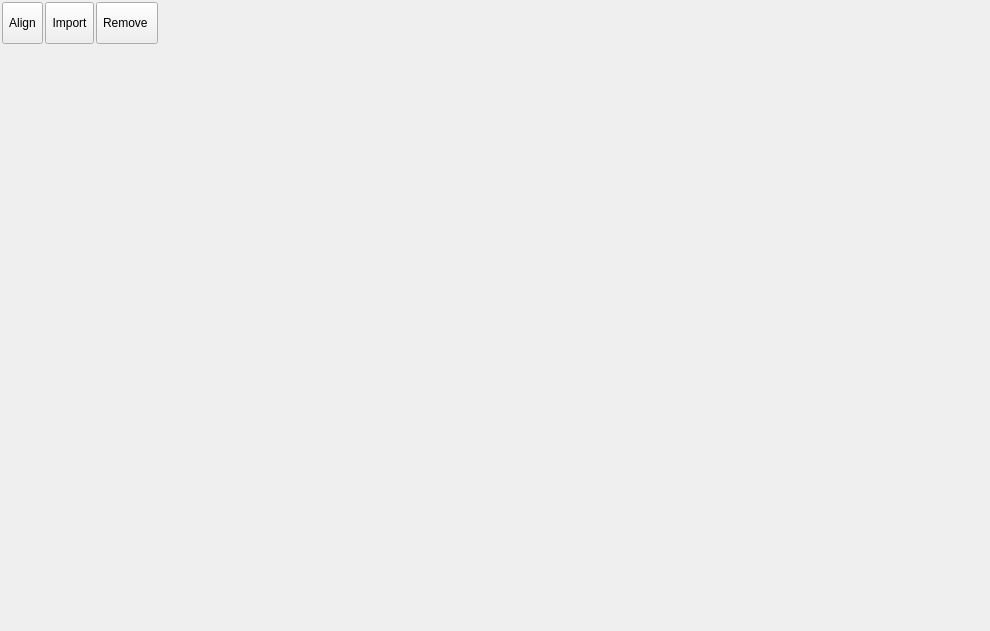
<?xml version="1.0" encoding="UTF-8"?>
<ui version="4.0">
 <class>workspace_widget</class>
 <widget class="QWidget" name="workspace_widget">
  <property name="geometry">
   <rect>
    <x>0</x>
    <y>0</y>
    <width>990</width>
    <height>631</height>
   </rect>
  </property>
  <property name="windowTitle">
   <string>DESY Image Registration</string>
  </property>
  <widget class="QFrame" name="gb_list">
   <property name="geometry">
    <rect>
     <x>2</x>
     <y>2</y>
     <width>302</width>
     <height>42</height>
    </rect>
   </property>
   <property name="sizePolicy">
    <sizepolicy hsizetype="Preferred" vsizetype="Minimum">
     <horstretch>0</horstretch>
     <verstretch>0</verstretch>
    </sizepolicy>
   </property>
   <property name="minimumSize">
    <size>
     <width>0</width>
     <height>0</height>
    </size>
   </property>
   <property name="maximumSize">
    <size>
     <width>16777215</width>
     <height>160</height>
    </size>
   </property>
   <layout class="QGridLayout" name="gridLayout_2">
    <property name="leftMargin">
     <number>0</number>
    </property>
    <property name="topMargin">
     <number>0</number>
    </property>
    <property name="rightMargin">
     <number>0</number>
    </property>
    <property name="bottomMargin">
     <number>0</number>
    </property>
    <property name="spacing">
     <number>2</number>
    </property>
    <item row="0" column="5">
     <spacer name="horizontalSpacer">
      <property name="orientation">
       <enum>Qt::Horizontal</enum>
      </property>
      <property name="sizeHint" stdset="0">
       <size>
        <width>40</width>
        <height>20</height>
       </size>
      </property>
     </spacer>
    </item>
    <item row="0" column="4">
     <widget class="QToolButton" name="bt_removeMenu">
      <property name="sizePolicy">
       <sizepolicy hsizetype="Preferred" vsizetype="Preferred">
        <horstretch>0</horstretch>
        <verstretch>0</verstretch>
       </sizepolicy>
      </property>
      <property name="minimumSize">
       <size>
        <width>0</width>
        <height>0</height>
       </size>
      </property>
      <property name="maximumSize">
       <size>
        <width>123890</width>
        <height>123890</height>
       </size>
      </property>
      <property name="text">
       <string>Remove </string>
      </property>
      <property name="icon">
       <iconset resource="resources_icon_library.qrc">
        <normaloff>:/FileSystem/icons/FileSystem/close_file_128x128.png</normaloff>:/FileSystem/icons/FileSystem/close_file_128x128.png</iconset>
      </property>
      <property name="iconSize">
       <size>
        <width>36</width>
        <height>36</height>
       </size>
      </property>
      <property name="popupMode">
       <enum>QToolButton::InstantPopup</enum>
      </property>
      <property name="toolButtonStyle">
       <enum>Qt::ToolButtonTextBesideIcon</enum>
      </property>
     </widget>
    </item>
    <item row="0" column="2">
     <widget class="QToolButton" name="bt_imageMenu">
      <property name="sizePolicy">
       <sizepolicy hsizetype="Preferred" vsizetype="Preferred">
        <horstretch>0</horstretch>
        <verstretch>0</verstretch>
       </sizepolicy>
      </property>
      <property name="minimumSize">
       <size>
        <width>0</width>
        <height>0</height>
       </size>
      </property>
      <property name="maximumSize">
       <size>
        <width>123890</width>
        <height>123890</height>
       </size>
      </property>
      <property name="text">
       <string>Import</string>
      </property>
      <property name="icon">
       <iconset resource="resources_icon_library.qrc">
        <normaloff>:/FileSystem/icons/FileSystem/new_file_128x128.png</normaloff>:/FileSystem/icons/FileSystem/new_file_128x128.png</iconset>
      </property>
      <property name="iconSize">
       <size>
        <width>36</width>
        <height>36</height>
       </size>
      </property>
      <property name="popupMode">
       <enum>QToolButton::InstantPopup</enum>
      </property>
      <property name="toolButtonStyle">
       <enum>Qt::ToolButtonTextBesideIcon</enum>
      </property>
      <property name="autoRaise">
       <bool>false</bool>
      </property>
     </widget>
    </item>
    <item row="0" column="1">
     <widget class="QToolButton" name="bt_alignMenu">
      <property name="sizePolicy">
       <sizepolicy hsizetype="Preferred" vsizetype="Preferred">
        <horstretch>0</horstretch>
        <verstretch>0</verstretch>
       </sizepolicy>
      </property>
      <property name="minimumSize">
       <size>
        <width>0</width>
        <height>0</height>
       </size>
      </property>
      <property name="maximumSize">
       <size>
        <width>123890</width>
        <height>123890</height>
       </size>
      </property>
      <property name="text">
       <string>Align</string>
      </property>
      <property name="icon">
       <iconset resource="resources_icon_library.qrc">
        <normaloff>:/Viewing/icons/Viewing/coordinates_128x128.png</normaloff>:/Viewing/icons/Viewing/coordinates_128x128.png</iconset>
      </property>
      <property name="iconSize">
       <size>
        <width>36</width>
        <height>36</height>
       </size>
      </property>
      <property name="popupMode">
       <enum>QToolButton::InstantPopup</enum>
      </property>
      <property name="toolButtonStyle">
       <enum>Qt::ToolButtonTextBesideIcon</enum>
      </property>
     </widget>
    </item>
   </layout>
  </widget>
  <widget class="QWidget" name="">
   <layout class="QGridLayout" name="graphics_layout">
    <property name="spacing">
     <number>2</number>
    </property>
   </layout>
  </widget>
  <widget class="QWidget" name="">
   <layout class="QGridLayout" name="gridLayout_renderTable">
    <property name="spacing">
     <number>0</number>
    </property>
   </layout>
  </widget>
  <widget class="QWidget" name="">
   <property name="geometry">
    <rect>
     <x>670</x>
     <y>350</y>
     <width>16</width>
     <height>16</height>
    </rect>
   </property>
   <layout class="QGridLayout" name="grid_alignment"/>
  </widget>
 </widget>
 <resources>
  <include location="resources_icon_library.qrc"/>
 </resources>
 <connections/>
</ui>
